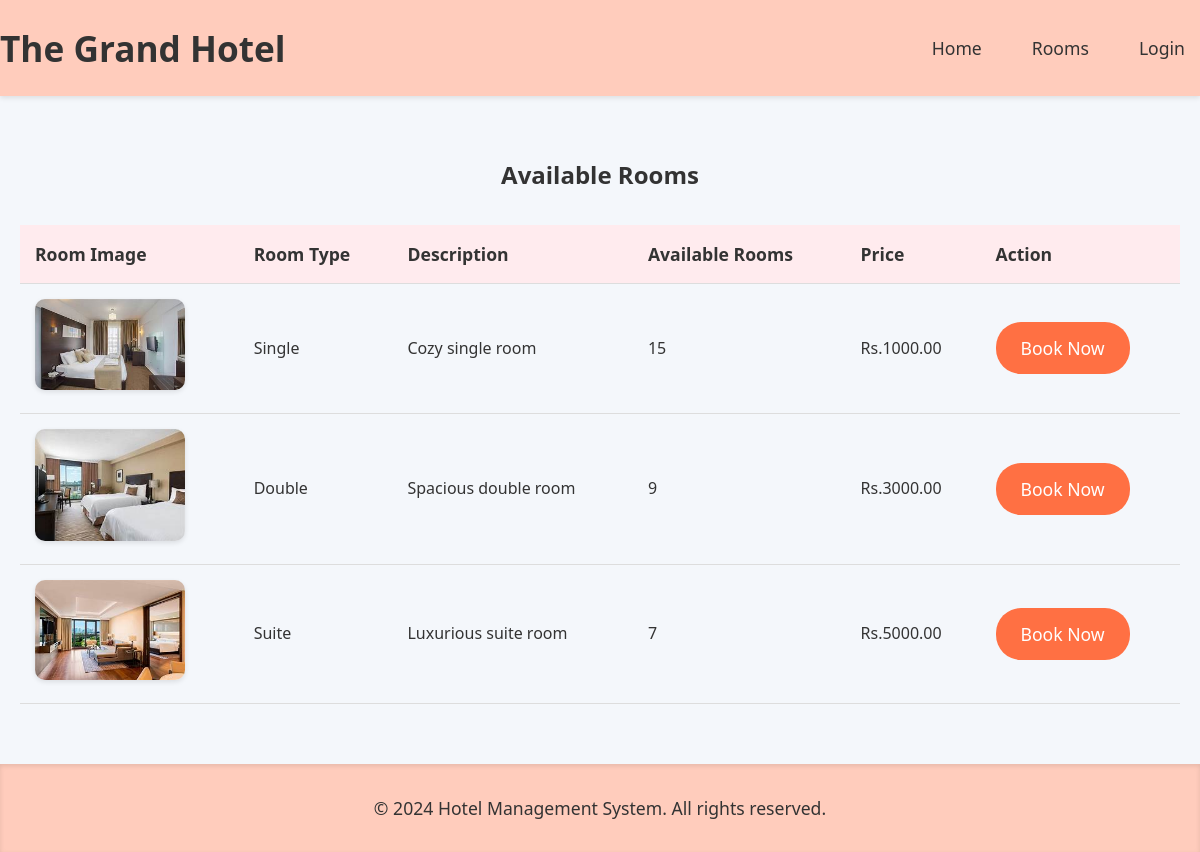
The app's page /rooms/, older data.
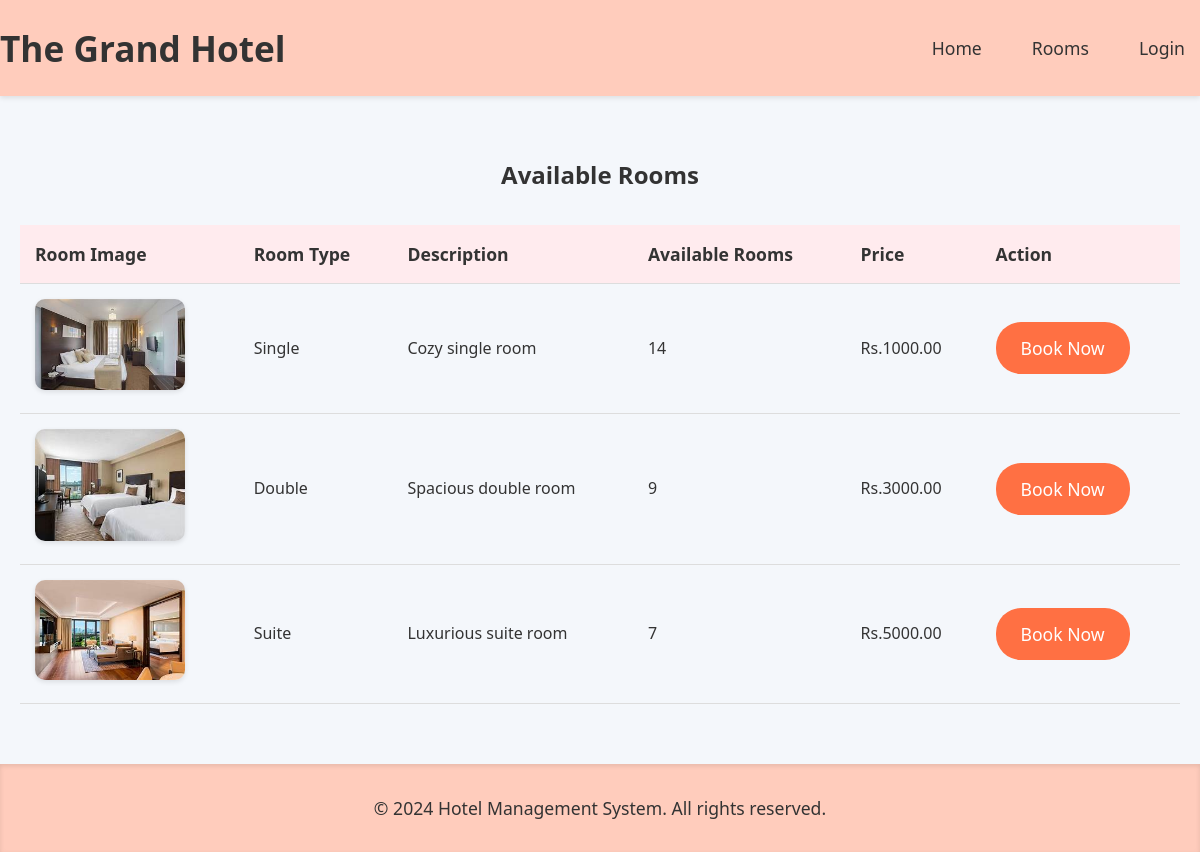
The same page, newer data.
### hotel/models.py (models this page shows, shortened)
class Room(models.Model):
    room_type = models.CharField(max_length=50)
    available_rooms = models.IntegerField()
    price = models.DecimalField(max_digits=10, decimal_places=2, default=100.00)  # Default price is $100.00
    description = models.TextField(default="No description available.")  # Default description text

### hotel/views.py (the view)
# urls.py: path('rooms/', views.rooms, name='rooms'),
def rooms(request):
    rooms = Room.objects.all()  # Fetch all rooms from the database
    return render(request, 'rooms.html', {'rooms': rooms})  # Pass rooms to the template

### templates/hotel/rooms.html
{% extends 'base.html' %}
{% load static %}
{% block content %}
<h2>Available Rooms</h2>
<table class="room-table">
    <tr>
        <th>Room Image</th>
        <th>Room Type</th>
        <th>Description</th>
        <th>Available Rooms</th>
        <th>Price</th>
        <th>Action</th>
    </tr>
    {% for room in rooms %}
    <tr>
        <td>
            <img src="{% static 'images/' %}{{ room.room_type }}_room.jpg" alt="{{ room.room_type|title }} Room" width="150">
        </td>
        <td>{{ room.room_type|title }}</td>
        <td>
            <p>{{ room.description }}</p>
        </td>
        <td>{{ room.available_rooms }}</td>
        <td>Rs.{{ room.price }}</td>
        <td>
            <a href="{% url 'bookings' %}?room_type={{ room.room_type }}" class="book-now-btn">Book Now</a>
        </td>
    </tr>
    {% endfor %}
</table>
{% endblock %}

### templates/hotel/base.html (shortened to what this page needs)
<!DOCTYPE html>
<html lang="en">
{% load static %}
<head>
    <link rel="stylesheet" href="{% static 'css/styles.css' %}">
</head>
<body>
    <header class="header">
        <div class="container">
            <h1 class="site-title">The Grand Hotel</h1>
            <nav class="navbar">
                <a href="{% url 'home' %}" class="nav-link">Home</a>
                <a href="{% url 'rooms' %}" class="nav-link">Rooms</a>
                <a href="{% url 'bookings' %}" class="nav-link">Login</a>
            </nav>
        </div>
    </header>
    <main class="main-content">
        {% block content %}{% endblock %}
    </main>
    <footer class="footer">
        <div class="container">
            <p>&copy; 2024 Hotel Management System. All rights reserved.</p>
        </div>
    </footer>
</body>
</html>

### static/css/styles.css (style rules this page uses)
* { margin: 0; padding: 0; box-sizing: border-box; }
body { font-family: 'Segoe UI', Tahoma, Geneva, Verdana, sans-serif; background-color: #f4f7fb; color: #333; line-height: 1.6; }
.header { background-color: #ffccbc; color: #333; padding: 20px 0; box-shadow: 0 2px 5px rgba(0, 0, 0, 0.1); }
.header .container { display: flex; justify-content: space-between; align-items: center; }
.site-title { font-size: 2.2em; font-weight: bold; color: #333; }
.navbar { display: flex; gap: 20px; }
.nav-link { color: #333; text-decoration: none; font-size: 1.1em; padding: 5px 15px; border-radius: 5px; transition: background-color 0.3s ease; }
.room-table { width: 100%; border-collapse: collapse; margin-top: 30px; font-family: 'Segoe UI', Tahoma, Geneva, Verdana, sans-serif; }
.room-table th, .room-table td { padding: 15px; text-align: left; border-bottom: 1px solid #ddd; }
.room-table th { background-color: #ffebee; color: #333; font-size: 1.1em; }
.room-table img { max-width: 150px; height: auto; border-radius: 10px; box-shadow: 0 2px 5px rgba(0, 0, 0, 0.1); }
.book-now-btn { padding: 12px 25px; background-color: #ff7043; color: white; text-decoration: none; border-radius: 25px; display: inline-block; font-size: 1.1em; transition: background-color 0.3s ease, transform 0.3s ease; }
.footer { background-color: #ffccbc; color: #333; padding: 30px 0; text-align: center; box-shadow: inset 0 2px 5px rgba(0, 0, 0, 0.1); }
.footer p { font-size: 1.1em; }
.main-content { padding: 60px 20px; text-align: center; }

Row changes from the older to the newer data that the page shows:
changed Room "Single": available_rooms "15" → "14"
